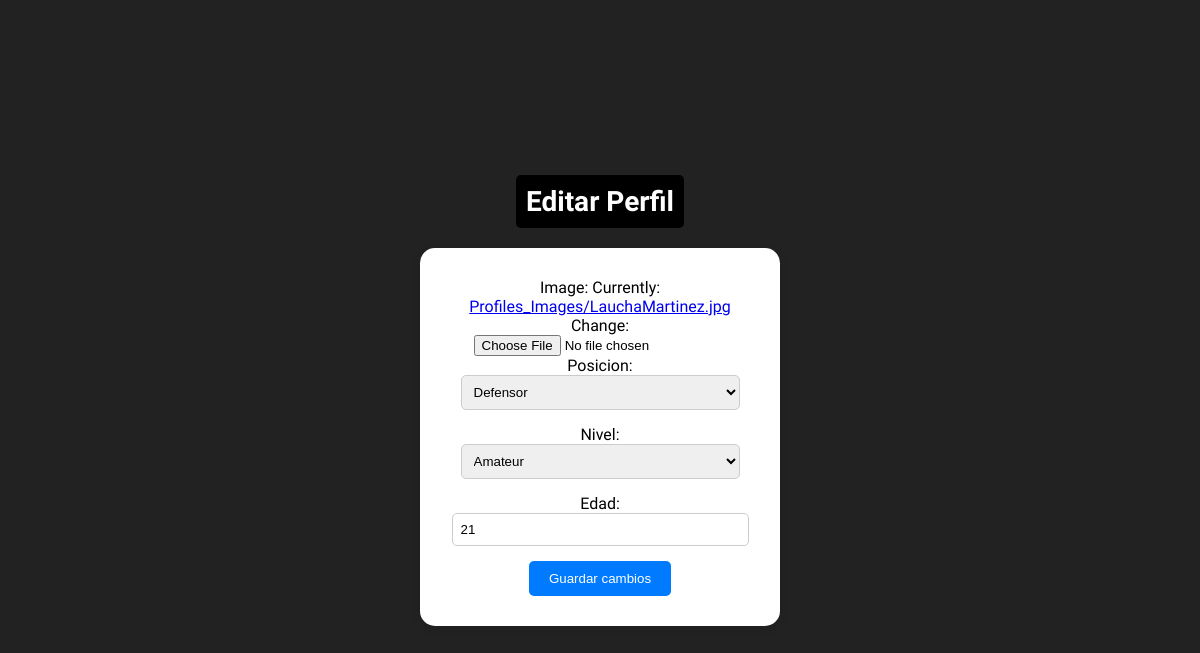
Page /profile-edit/mateo/ (signed in) on the committed database.
### sitio/models.py (models this page shows)
class Profile(models.Model):
    user = models.ForeignKey(User, on_delete=models.CASCADE,null = True, blank = True)
    image = models.ImageField(upload_to="Profiles_Images", default='user.png')
    posicion = models.ForeignKey(Posicion, on_delete=models.CASCADE, null=True, blank=True)
    nivel = models.ForeignKey(Nivel, on_delete=models.CASCADE, null=True, blank=True)
    edad = models.IntegerField(null=True, blank=True)

### sitio/views.py (the view)
# urls.py: path('profile-edit/<str:username>/', views.profile_edit)
@login_required
def profile_edit(request, username=None):
    user = User.objects.get(username=username)
    profile = Profile.objects.get(user=user)
    if request.user != user:
        return redirect('profile', username=username)
    if request.method == "POST":
        form = ProfileEditForm(request.POST,  request.FILES, instance=profile)
        if form.is_valid():
            form.save()
            return redirect('profile', username=username)
    else:
        form = ProfileEditForm(instance=profile)
    return render(request, 'profile_edit.html', {'form': form})

### sitio/forms.py
class ProfileEditForm(forms.ModelForm):
    class Meta:
        model = Profile
        fields = ['image', 'posicion', 'nivel', 'edad']

### sitio/models.py (called while the page is built)
    def __str__(self):
        return self.nombre

    def __str__(self):
        return self.nombre

### sitio/templates/profile_edit.html (shortened to what this page needs)
{% extends 'base.html' %}
{% load static %}
{% block content %}
<link rel="stylesheet" type="text/css" href="{% static 'css/style_profile_edit.css' %}">
<div class="register-container">
    <h2 class="form-title">Editar Perfil</h2>
    <form method="post" class="register-form" enctype="multipart/form-data">
        {{ form.as_p }}
        <button type="submit">Guardar cambios</button>
    </form>
</div>
{% endblock %}

### sitio/static/css/style_profile_edit.css (style rules this page uses)
body, html, h1, h2, p, form { margin: 0; padding: 0; font-family: 'Ubuntu Condensed', sans-serif; }
.register-container { display: flex; flex-direction: column; align-items: center; justify-content: center; height: 100vh; background-color: #222; }
.register-form { background-color: #fff; padding: 30px; border-radius: 15px; box-shadow: 0px 2px 10px rgba(0, 0, 0, 0.1); width: 300px; text-align: center; }
.form-title { font-size: 28px; margin-bottom: 20px; color: #fff; background-color: #000; padding: 10px; border-radius: 5px; }
.register-form input[type="text"], .register-form input[type="number"], .register-form select { padding: 8px; width: 93%; border: 1px solid #ccc; border-radius: 5px; margin-bottom: 15px; }
.register-form button { background-color: #007bff; color: #fff; border: none; padding: 10px 20px; border-radius: 5px; cursor: pointer; transition: background-color 0.3s ease; }

### rows in the picture
Profile: posicion "Defensor", nivel "Amateur", edad "21"
